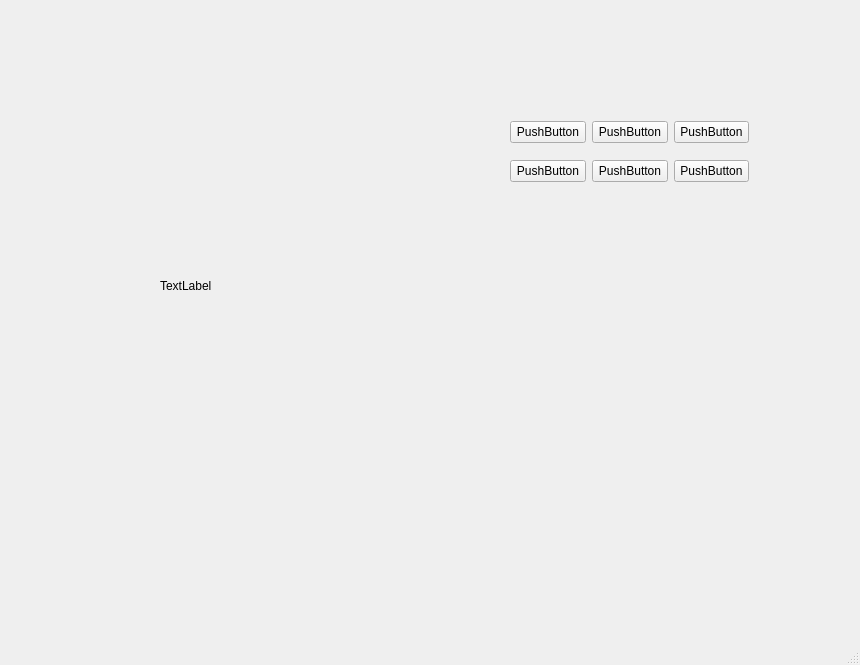
<?xml version="1.0" encoding="UTF-8"?>
<ui version="4.0">
 <class>MainWindow</class>
 <widget class="QMainWindow" name="MainWindow">
  <property name="geometry">
   <rect>
    <x>0</x>
    <y>0</y>
    <width>860</width>
    <height>665</height>
   </rect>
  </property>
  <property name="windowTitle">
   <string>MainWindow</string>
  </property>
  <widget class="QWidget" name="centralwidget">
   <widget class="QWidget" name="horizontalLayoutWidget">
    <property name="geometry">
     <rect>
      <x>150</x>
      <y>80</y>
      <width>160</width>
      <height>80</height>
     </rect>
    </property>
    <layout class="QHBoxLayout" name="horizontalLayout">
     <item>
      <layout class="QVBoxLayout" name="verticalLayout"/>
     </item>
    </layout>
   </widget>
   <widget class="QLabel" name="label">
    <property name="geometry">
     <rect>
      <x>160</x>
      <y>280</y>
      <width>54</width>
      <height>12</height>
     </rect>
    </property>
    <property name="text">
     <string>TextLabel</string>
    </property>
   </widget>
   <widget class="QWidget" name="gridLayoutWidget">
    <property name="geometry">
     <rect>
      <x>510</x>
      <y>110</y>
      <width>239</width>
      <height>83</height>
     </rect>
    </property>
    <layout class="QGridLayout" name="gridLayout">
     <item row="0" column="2">
      <widget class="QPushButton" name="pushButton_5">
       <property name="text">
        <string>PushButton</string>
       </property>
      </widget>
     </item>
     <item row="2" column="1">
      <widget class="QPushButton" name="pushButton_3">
       <property name="text">
        <string>PushButton</string>
       </property>
      </widget>
     </item>
     <item row="0" column="1">
      <widget class="QPushButton" name="pushButton_4">
       <property name="text">
        <string>PushButton</string>
       </property>
      </widget>
     </item>
     <item row="0" column="0">
      <widget class="QPushButton" name="pushButton_2">
       <property name="text">
        <string>PushButton</string>
       </property>
      </widget>
     </item>
     <item row="2" column="0">
      <widget class="QPushButton" name="pushButton">
       <property name="text">
        <string>PushButton</string>
       </property>
      </widget>
     </item>
     <item row="2" column="2">
      <widget class="QPushButton" name="pushButton_6">
       <property name="text">
        <string>PushButton</string>
       </property>
      </widget>
     </item>
    </layout>
   </widget>
  </widget>
  <widget class="QMenuBar" name="menubar">
   <property name="geometry">
    <rect>
     <x>0</x>
     <y>0</y>
     <width>860</width>
     <height>23</height>
    </rect>
   </property>
  </widget>
  <widget class="QStatusBar" name="statusbar"/>
 </widget>
 <resources/>
 <connections/>
</ui>
